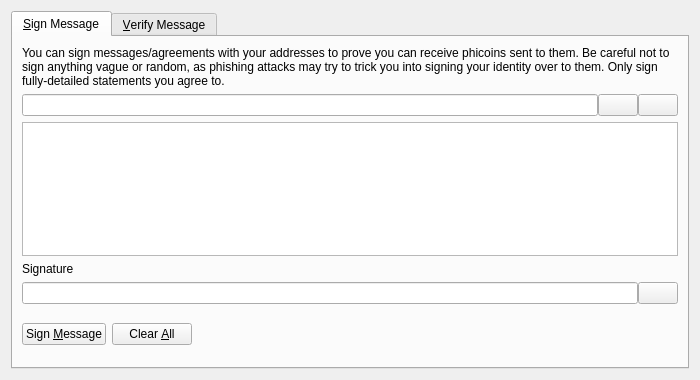
<?xml version="1.0" encoding="UTF-8"?>
<ui version="4.0">
 <class>SignVerifyMessageDialog</class>
 <widget class="QDialog" name="SignVerifyMessageDialog">
  <property name="geometry">
   <rect>
    <x>0</x>
    <y>0</y>
    <width>700</width>
    <height>380</height>
   </rect>
  </property>
  <property name="windowTitle">
   <string>Signatures - Sign / Verify a Message</string>
  </property>
  <property name="modal">
   <bool>true</bool>
  </property>
  <layout class="QVBoxLayout" name="verticalLayout">
   <item>
    <widget class="QTabWidget" name="tabWidget">
     <property name="currentIndex">
      <number>0</number>
     </property>
     <widget class="QWidget" name="tabSignMessage">
      <attribute name="title">
       <string>&amp;Sign Message</string>
      </attribute>
      <layout class="QVBoxLayout" name="verticalLayout_SM">
       <item>
        <widget class="QLabel" name="infoLabel_SM">
         <property name="text">
          <string>You can sign messages/agreements with your addresses to prove you can receive phicoins sent to them. Be careful not to sign anything vague or random, as phishing attacks may try to trick you into signing your identity over to them. Only sign fully-detailed statements you agree to.</string>
         </property>
         <property name="textFormat">
          <enum>Qt::PlainText</enum>
         </property>
         <property name="wordWrap">
          <bool>true</bool>
         </property>
        </widget>
       </item>
       <item>
        <layout class="QHBoxLayout" name="horizontalLayout_1_SM">
         <property name="spacing">
          <number>0</number>
         </property>
         <item>
          <widget class="QValidatedLineEdit" name="addressIn_SM">
           <property name="toolTip">
            <string>The PHICOIN address to sign the message with</string>
           </property>
          </widget>
         </item>
         <item>
          <widget class="QPushButton" name="addressBookButton_SM">
           <property name="toolTip">
            <string>Choose previously used address</string>
           </property>
           <property name="text">
            <string/>
           </property>
           <property name="icon">
            <iconset resource="../phicoin.qrc">
             <normaloff>:/icons/address-book</normaloff>:/icons/address-book</iconset>
           </property>
           <property name="shortcut">
            <string>Alt+A</string>
           </property>
           <property name="autoDefault">
            <bool>false</bool>
           </property>
          </widget>
         </item>
         <item>
          <widget class="QPushButton" name="pasteButton_SM">
           <property name="toolTip">
            <string>Paste address from clipboard</string>
           </property>
           <property name="text">
            <string/>
           </property>
           <property name="icon">
            <iconset resource="../phicoin.qrc">
             <normaloff>:/icons/editpaste</normaloff>:/icons/editpaste</iconset>
           </property>
           <property name="shortcut">
            <string>Alt+P</string>
           </property>
           <property name="autoDefault">
            <bool>false</bool>
           </property>
          </widget>
         </item>
        </layout>
       </item>
       <item>
        <widget class="QPlainTextEdit" name="messageIn_SM">
         <property name="toolTip">
          <string>Enter the message you want to sign here</string>
         </property>
        </widget>
       </item>
       <item>
        <widget class="QLabel" name="signatureLabel_SM">
         <property name="text">
          <string>Signature</string>
         </property>
         <property name="textFormat">
          <enum>Qt::PlainText</enum>
         </property>
        </widget>
       </item>
       <item>
        <layout class="QHBoxLayout" name="horizontalLayout_2_SM">
         <property name="spacing">
          <number>0</number>
         </property>
         <item>
          <widget class="QLineEdit" name="signatureOut_SM">
           <property name="font">
            <font>
             <italic>true</italic>
            </font>
           </property>
           <property name="readOnly">
            <bool>true</bool>
           </property>
          </widget>
         </item>
         <item>
          <widget class="QPushButton" name="copySignatureButton_SM">
           <property name="toolTip">
            <string>Copy the current signature to the system clipboard</string>
           </property>
           <property name="text">
            <string/>
           </property>
           <property name="icon">
            <iconset resource="../phicoin.qrc">
             <normaloff>:/icons/editcopy</normaloff>:/icons/editcopy</iconset>
           </property>
           <property name="autoDefault">
            <bool>false</bool>
           </property>
          </widget>
         </item>
        </layout>
       </item>
       <item>
        <layout class="QHBoxLayout" name="horizontalLayout_3_SM">
         <item>
          <widget class="QPushButton" name="signMessageButton_SM">
           <property name="toolTip">
            <string>Sign the message to prove you own this PHICOIN address</string>
           </property>
           <property name="text">
            <string>Sign &amp;Message</string>
           </property>
           <property name="icon">
            <iconset resource="../phicoin.qrc">
             <normaloff>:/icons/edit</normaloff>:/icons/edit</iconset>
           </property>
           <property name="autoDefault">
            <bool>false</bool>
           </property>
          </widget>
         </item>
         <item>
          <widget class="QPushButton" name="clearButton_SM">
           <property name="toolTip">
            <string>Reset all sign message fields</string>
           </property>
           <property name="text">
            <string>Clear &amp;All</string>
           </property>
           <property name="icon">
            <iconset resource="../phicoin.qrc">
             <normaloff>:/icons/remove</normaloff>:/icons/remove</iconset>
           </property>
           <property name="autoDefault">
            <bool>false</bool>
           </property>
          </widget>
         </item>
         <item>
          <spacer name="horizontalSpacer_1_SM">
           <property name="orientation">
            <enum>Qt::Horizontal</enum>
           </property>
           <property name="sizeHint" stdset="0">
            <size>
             <width>40</width>
             <height>48</height>
            </size>
           </property>
          </spacer>
         </item>
         <item>
          <widget class="QLabel" name="statusLabel_SM">
           <property name="font">
            <font>
             <weight>75</weight>
             <bold>true</bold>
            </font>
           </property>
           <property name="text">
            <string/>
           </property>
           <property name="wordWrap">
            <bool>true</bool>
           </property>
          </widget>
         </item>
         <item>
          <spacer name="horizontalSpacer_2_SM">
           <property name="orientation">
            <enum>Qt::Horizontal</enum>
           </property>
           <property name="sizeHint" stdset="0">
            <size>
             <width>40</width>
             <height>48</height>
            </size>
           </property>
          </spacer>
         </item>
        </layout>
       </item>
      </layout>
     </widget>
     <widget class="QWidget" name="tabVerifyMessage">
      <attribute name="title">
       <string>&amp;Verify Message</string>
      </attribute>
      <layout class="QVBoxLayout" name="verticalLayout_VM">
       <item>
        <widget class="QLabel" name="infoLabel_VM">
         <property name="text">
          <string>Enter the receiver's address, message (ensure you copy line breaks, spaces, tabs, etc. exactly) and signature below to verify the message. Be careful not to read more into the signature than what is in the signed message itself, to avoid being tricked by a man-in-the-middle attack. Note that this only proves the signing party receives with the address, it cannot prove sendership of any transaction!</string>
         </property>
         <property name="textFormat">
          <enum>Qt::PlainText</enum>
         </property>
         <property name="alignment">
          <set>Qt::AlignLeading|Qt::AlignLeft|Qt::AlignTop</set>
         </property>
         <property name="wordWrap">
          <bool>true</bool>
         </property>
        </widget>
       </item>
       <item>
        <layout class="QHBoxLayout" name="horizontalLayout_1_VM">
         <property name="spacing">
          <number>0</number>
         </property>
         <item>
          <widget class="QValidatedLineEdit" name="addressIn_VM">
           <property name="toolTip">
            <string>The PHICOIN address the message was signed with</string>
           </property>
          </widget>
         </item>
         <item>
          <widget class="QPushButton" name="addressBookButton_VM">
           <property name="toolTip">
            <string>Choose previously used address</string>
           </property>
           <property name="text">
            <string/>
           </property>
           <property name="icon">
            <iconset resource="../phicoin.qrc">
             <normaloff>:/icons/address-book</normaloff>:/icons/address-book</iconset>
           </property>
           <property name="shortcut">
            <string>Alt+A</string>
           </property>
           <property name="autoDefault">
            <bool>false</bool>
           </property>
          </widget>
         </item>
        </layout>
       </item>
       <item>
        <widget class="QPlainTextEdit" name="messageIn_VM"/>
       </item>
       <item>
        <widget class="QValidatedLineEdit" name="signatureIn_VM"/>
       </item>
       <item>
        <layout class="QHBoxLayout" name="horizontalLayout_2_VM">
         <item>
          <widget class="QPushButton" name="verifyMessageButton_VM">
           <property name="toolTip">
            <string>Verify the message to ensure it was signed with the specified PHICOIN address</string>
           </property>
           <property name="text">
            <string>Verify &amp;Message</string>
           </property>
           <property name="icon">
            <iconset resource="../phicoin.qrc">
             <normaloff>:/icons/transaction_0</normaloff>:/icons/transaction_0</iconset>
           </property>
           <property name="autoDefault">
            <bool>false</bool>
           </property>
          </widget>
         </item>
         <item>
          <widget class="QPushButton" name="clearButton_VM">
           <property name="toolTip">
            <string>Reset all verify message fields</string>
           </property>
           <property name="text">
            <string>Clear &amp;All</string>
           </property>
           <property name="icon">
            <iconset resource="../phicoin.qrc">
             <normaloff>:/icons/remove</normaloff>:/icons/remove</iconset>
           </property>
           <property name="autoDefault">
            <bool>false</bool>
           </property>
          </widget>
         </item>
         <item>
          <spacer name="horizontalSpacer_1_VM">
           <property name="orientation">
            <enum>Qt::Horizontal</enum>
           </property>
           <property name="sizeHint" stdset="0">
            <size>
             <width>40</width>
             <height>48</height>
            </size>
           </property>
          </spacer>
         </item>
         <item>
          <widget class="QLabel" name="statusLabel_VM">
           <property name="font">
            <font>
             <weight>75</weight>
             <bold>true</bold>
            </font>
           </property>
           <property name="text">
            <string/>
           </property>
           <property name="wordWrap">
            <bool>true</bool>
           </property>
          </widget>
         </item>
         <item>
          <spacer name="horizontalSpacer_2_VM">
           <property name="orientation">
            <enum>Qt::Horizontal</enum>
           </property>
           <property name="sizeHint" stdset="0">
            <size>
             <width>40</width>
             <height>48</height>
            </size>
           </property>
          </spacer>
         </item>
        </layout>
       </item>
      </layout>
     </widget>
    </widget>
   </item>
  </layout>
 </widget>
 <customwidgets>
  <customwidget>
   <class>QValidatedLineEdit</class>
   <extends>QLineEdit</extends>
   <header>qvalidatedlineedit.h</header>
  </customwidget>
 </customwidgets>
 <resources>
  <include location="../phicoin.qrc"/>
 </resources>
 <connections/>
</ui>
